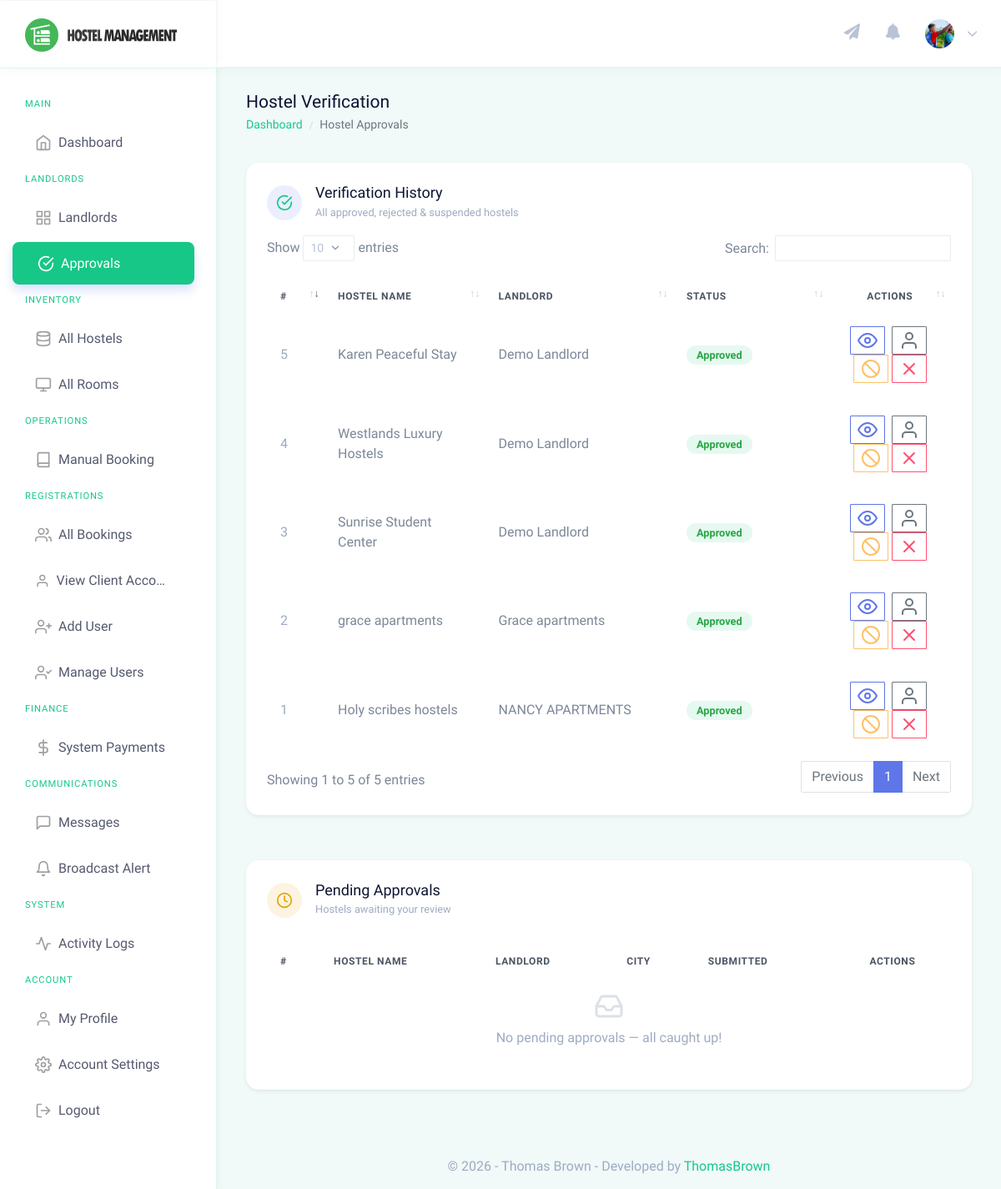
Screenshot of /admin/manage-approvals.php (signed in) with the database file from the repository.
### tables this page shows
CREATE TABLE `users` (
  `id` int(11) NOT NULL,
  `tenant_id` int(11) DEFAULT NULL,
  `email` varchar(255) NOT NULL,
  `password` varchar(255) NOT NULL,
  `role` enum('admin','landlord','client','caretaker') NOT NULL,
  `full_name` varchar(255) NOT NULL,
  `first_name` varchar(255) DEFAULT NULL,
  `middle_name` varchar(255) DEFAULT NULL,
  `last_name` varchar(255) DEFAULT NULL,
  `gender` varchar(50) DEFAULT NULL,
  `contact_no` varchar(50) DEFAULT NULL,
  `profile_pic` varchar(255) DEFAULT NULL,
  `id_no` varchar(50) DEFAULT NULL,
  `status` enum('active','suspended') DEFAULT 'active',
  `created_at` timestamp NOT NULL DEFAULT current_timestamp(),
  `original_id` int(11) DEFAULT NULL,
  `original_table` varchar(50) DEFAULT NULL,
  `assigned_hostel_id` int(11) DEFAULT NULL
);

CREATE TABLE `hostels` (
  `id` int(11) NOT NULL,
  `tenant_id` int(11) NOT NULL,
  `name` varchar(255) NOT NULL,
  `description` text DEFAULT NULL,
  `address` varchar(500) NOT NULL,
  `city` varchar(100) NOT NULL,
  `state` varchar(100) DEFAULT NULL,
  `postal_code` varchar(20) DEFAULT NULL,
  `phone` varchar(20) DEFAULT NULL,
  `email` varchar(255) DEFAULT NULL,
  `status` enum('pending','approved','rejected','suspended') NOT NULL DEFAULT 'pending',
  `featured_image` varchar(500) DEFAULT NULL,
  `created_at` timestamp NOT NULL DEFAULT current_timestamp(),
  `updated_at` timestamp NOT NULL DEFAULT current_timestamp() ON UPDATE current_timestamp()
);

CREATE TABLE `tenants` (
  `id` int(11) NOT NULL,
  `name` varchar(255) NOT NULL,
  `code` varchar(50) NOT NULL,
  `admin_email` varchar(255) NOT NULL,
  `status` enum('active','suspended','pending') DEFAULT 'active',
  `created_at` timestamp NOT NULL DEFAULT current_timestamp()
);

### admin/manage-approvals.php (the view, shortened to what this page needs)
<?php
include('../includes/dbconn.php');
?>
<!DOCTYPE html>
<html dir="ltr" lang="en">
<head>
    <link href="../dist/css/style.min.css" rel="stylesheet">
    <link href="../assets/css/custom-gradients.css" rel="stylesheet">
    <link href="../assets/css/public-pages.css" rel="stylesheet">
    <link href="../assets/extra-libs/datatables.net-bs4/css/dataTables.bootstrap4.css" rel="stylesheet">
</head>
<body>
    <div id="main-wrapper" data-theme="light" data-layout="vertical" data-navbarbg="skin6" data-sidebartype="full" data-sidebar-position="fixed" data-header-position="fixed" data-boxed-layout="full">
        <header class="topbar" data-navbarbg="skin6">
            <?php include 'includes/navigation.php'?>
        </header>
        <aside class="left-sidebar" data-sidebarbg="skin6">
            <div class="scroll-sidebar" data-sidebarbg="skin6">
                <?php include 'includes/super-sidebar.php'; ?>
            </div>
        </aside>
        <div class="page-wrapper">
            <div class="page-breadcrumb">
                <div class="row">
                    <div class="col-7 align-self-center">
                        <h3 class="page-title text-truncate text-dark font-weight-medium mb-1">Hostel Verification</h3>
                        <div class="d-flex align-items-center">
                            <nav aria-label="breadcrumb">
                                <ol class="breadcrumb m-0 p-0">
                                    <li class="breadcrumb-item"><a href="super_dashboard.php">Dashboard</a></li>
                                    <li class="breadcrumb-item active" aria-current="page">Hostel Approvals</li>
                                </ol>
                            </nav>
                        </div>
                    </div>
                </div>
            </div>
            <div class="container-fluid">
                <div class="row mb-4">
                    <div class="col-12">
                        <div class="card shadow-sm" style="border-top: 4px solid #17c788;">
                            <div class="card-body">
                                <div class="d-flex align-items-center mb-3">
                                    <div class="rounded-circle d-flex align-items-center justify-content-center mr-3"
                                         style="width:42px;height:42px;background:rgba(95,118,232,0.12);">
                                        <i data-feather="check-circle" style="color:#17c788;width:20px;height:20px;"></i>
                                    </div>
                                    <div>
                                        <h4 class="card-title mb-0">Verification History</h4>
                                        <small class="text-muted">All approved, rejected &amp; suspended hostels</small>
                                    </div>
                                </div>
                                <div class="table-responsive">
                                    <table id="history_table" class="table table-hover align-middle mb-0">
                                        <thead class="thead-light">
                                            <tr>
                                                <th>#</th>
                                                <th>Hostel Name</th>
                                                <th>Landlord</th>
                                                <th>Status</th>
                                                <th class="text-center">Actions</th>
                                            </tr>
                                        </thead>
                                        <tbody>
                                            <?php
                                            $sql = "SELECT h.*, t.name as tenant_name
                                                    FROM hostels h
                                                    JOIN tenants t ON h.tenant_id = t.id
                                                    WHERE h.status != 'pending'
                                                    ORDER BY h.created_at DESC";
                                            $res = $mysqli->query($sql);
                                            while($row = $res->fetch_assoc()) {
                                                if($row['status'] == 'approved') {
                                                    $badgeStyle = 'background:#e6f9f0;color:#28a745;';
                                                    $badgeLabel = 'Approved';
                                                } elseif($row['status'] == 'suspended') {
                                                    $badgeStyle = 'background:#fff8e1;color:#d39e00;';
                                                    $badgeLabel = 'Suspended';
                                                } else {
                                                    $badgeStyle = 'background:#fde8e8;color:#dc3545;';
                                                    $badgeLabel = 'Rejected';
                                                }
                                                echo "<tr>";
                                                echo "<td class='text-muted'>".$row['id']."</td>";
                                                echo "<td><strong>".htmlentities($row['name'])."</strong></td>";
                                                echo "<td>".htmlentities($row['tenant_name'])."</td>";
                                                echo "<td><span style='".$badgeStyle." padding:4px 12px;border-radius:20px;font-size:0.8rem;font-weight:600;'>".$badgeLabel."</span></td>";
                                                echo "<td class='text-center'>
                                                        <a href='hostel-details-admin.php?id=".$row['id']."' class='btn btn-sm btn-outline-info mr-1' title='View Details'><i data-feather='eye'></i></a>
                                                        <a href='super_impersonate.php?tenant_id=".$row['tenant_id']."' class='btn btn-sm btn-outline-secondary mr-1' title='Manage as Tenant'><i data-feather='user'></i></a>";
                                                if($row['status'] == 'approved') {
                                                    echo "<a href='manage-approvals.php?suspend=".$row['id']."' class='btn btn-sm btn-outline-warning mr-1' title='Suspend' onclick=\"return confirm('Suspend this hostel?')\"><i data-feather='slash'></i></a>";
                                                } else {
                                                    echo "<a href='manage-approvals.php?available=".$row['id']."' class='btn btn-sm btn-outline-success mr-1' title='Activate' onclick=\"return confirm('Activate this hostel?')\"><i data-feather='play'></i></a>";
                                                }
                                                if($row['status'] != 'rejected') {
                                                    echo "<a href='manage-approvals.php?reject=".$row['id']."' class='btn btn-sm btn-outline-danger' title='Reject' onclick=\"return confirm('Reject this hostel?')\"><i data-feather='x'></i></a>";
                                                }
                                                echo "</td></tr>";
                                            }
                                            ?>
                                        </tbody>
                                    </table>
                                </div>
                            </div>
                        </div>
                    </div>
                </div>
                <div class="row">
                    <div class="col-12">
                        <div class="card shadow-sm" style="border-top: 4px solid #e2a600;">
                            <div class="card-body">
                                <div class="d-flex align-items-center mb-3">
                                    <div class="rounded-circle d-flex align-items-center justify-content-center mr-3"
                                         style="width:42px;height:42px;background:rgba(226,166,0,0.12);">
                                        <i data-feather="clock" style="color:#e2a600;width:20px;height:20px;"></i>
                                    </div>
                                    <div>
                                        <h4 class="card-title mb-0">Pending Approvals</h4>
                                        <small class="text-muted">Hostels awaiting your review</small>
                                    </div>
                                </div>
                                <div class="table-responsive">
                                    <table id="approvals_table" class="table table-hover align-middle mb-0">
                                        <thead class="thead-light">
                                            <tr>
                                                <th>#</th>
                                                <th>Hostel Name</th>
                                                <th>Landlord</th>
                                                <th>City</th>
                                                <th>Submitted</th>
                                                <th class="text-center">Actions</th>
                                            </tr>
                                        </thead>
                                        <tbody>
                                            <?php
                                            $pendingCount = 0;
                                            if($pendingCount === 0) {
                                                echo "<tr><td colspan='6' class='text-center text-muted py-5'>
                                                    <i data-feather='inbox' style='width:36px;height:36px;opacity:.35;'></i>
                                                    <p class='mt-2 mb-0'>No pending approvals — all caught up!</p>
                                                </td></tr>";
                                            }
                                            ?>
                                        </tbody>
                                    </table>
                                </div>
                            </div>
                        </div>
                    </div>
                </div>
            </div>
            <?php include 'includes/footer.php' ?>
        </div>
    </div>
</body>
</html>

### admin/includes/navigation.php (shortened to what this page needs)
<nav class="navbar top-navbar navbar-expand-md">
                <div class="navbar-header" data-logobg="skin6">
                    <div class="navbar-brand">
                        <?php
                            $dashLink = ($_SESSION['role'] == 'admin') ? 'super_dashboard.php' : 'dashboard.php';
                        ?>
                        <a href="<?php echo $dashLink; ?>">
                            <b class="logo-icon">
                                <img src="../assets/images/logo-icon-nav.png" alt="homepage" class="dark-logo" />
                            </b>
                            <span class="logo-text">
                                <img src="../assets/images/logo-text-nav.png" alt="homepage" class="dark-logo" />
                            </span>
                        </a>
                    </div>
                </div>
                <div class="navbar-collapse collapse" id="navbarSupportedContent">
                    <ul class="navbar-nav float-right">
                        <?php if($_SESSION['role'] == 'admin' || $_SESSION['role'] == 'landlord'): ?>
                        <li class="nav-item">
                            <a class="nav-link pl-md-3" href="javascript:void(0)" data-toggle="modal" data-target="#broadcastModal" title="Send Notification">
                                <span><i class="fas fa-paper-plane" style="font-size: 1.2rem;"></i></span>
                            </a>
                        </li>
                        <?php endif; ?>
                        <li class="nav-item dropdown">
                            <a class="nav-link dropdown-toggle pl-md-3 position-relative" href="javascript:void(0)"
                                id="bell" role="button" data-toggle="dropdown" aria-haspopup="true"
                                aria-expanded="false">
                                <span><i class="fas fa-bell" style="font-size: 1.2rem;"></i></span>
                            </a>
                        </li>
                        <li class="nav-item dropdown">
                            <a class="nav-link dropdown-toggle" href="javascript:void(0)" data-toggle="dropdown"
                                aria-haspopup="true" aria-expanded="false">
                                    <?php
                                    $aid=$_SESSION['id'];
                                        $ret="SELECT full_name, email, profile_pic from users where id=?";
                                        $stmt= $mysqli->prepare($ret) ;
                                        $stmt->bind_param('i',$aid);
                                        $stmt->execute();
                                        $res=$stmt->get_result();
                                        while($row=$res->fetch_object())
                                        {
                                            $userPic = $row->profile_pic ? "../uploads/profiles/" . $row->profile_pic : "../assets/images/users/admin-icn.png";
                                            ?>
                                <img src="<?php echo $userPic; ?>" alt="user" class="rounded-circle" width="35" height="35" style="object-fit: cover;">
                                <span class="ml-2 d-none d-lg-inline-block"><?php } ?><i data-feather="chevron-down"
                                        class="svg-icon"></i></span>
                            </a>
                        </li>
                    </ul>
                </div>
            </nav>

### rows the page displays
users: profile_pic (picture)
hostels: id "4", name "Westlands Luxury Hostels", tenant.name "Demo Landlord", status "Approved"
hostels: id "5", name "Karen Peaceful Stay", tenant.name "Demo Landlord", status "Approved"
hostels: id "3", name "Sunrise Student Center", tenant.name "Demo Landlord", status "Approved"
hostels: id "2", name "grace apartments", tenant.name "Grace apartments", status "Approved"
hostels: id "1", name "Holy scribes hostels", tenant.name "NANCY APARTMENTS", status "Approved"
